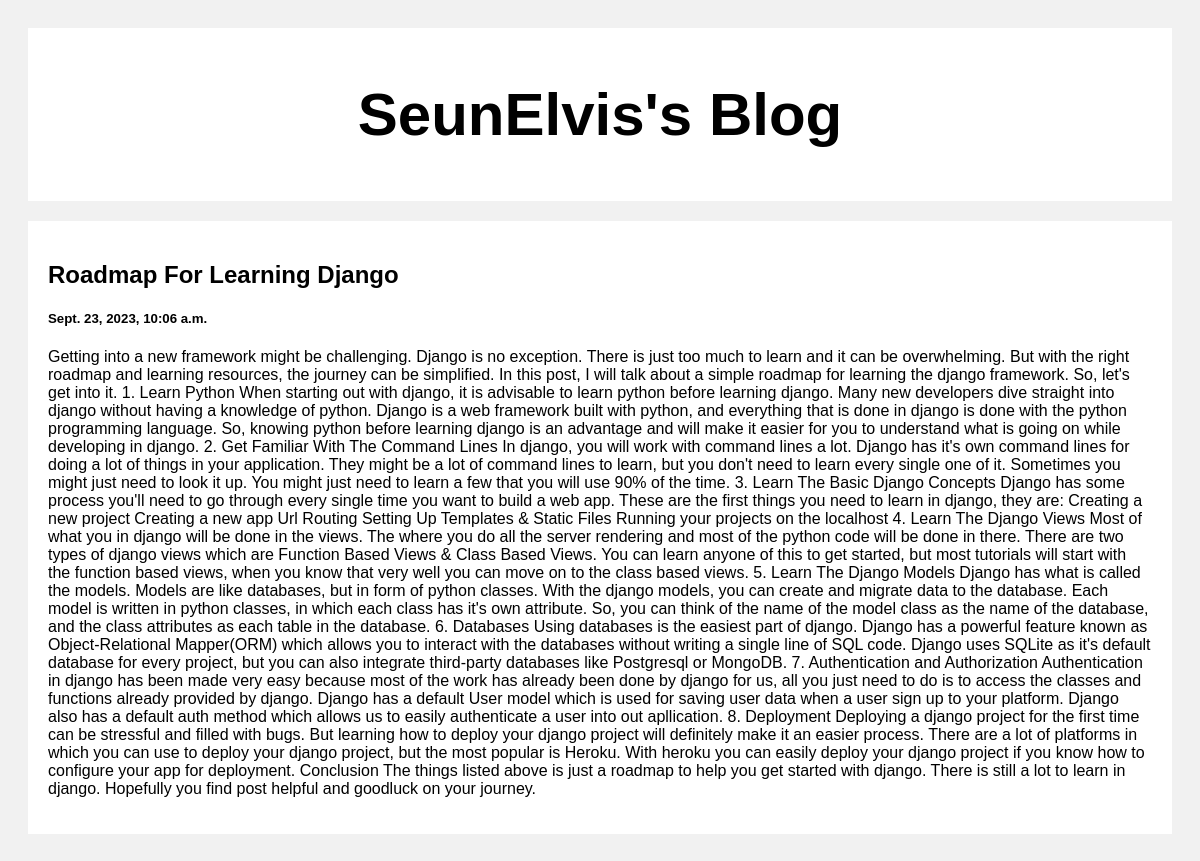
The app's page /post/4 with its own data.
### post/models.py (models this page shows)
class Post(models.Model):
    title = models.CharField(max_length=100)
    body = models.CharField(max_length=100000000)
    created_at = models.DateTimeField(default=datetime.now, blank=True)

### post/views.py (the view)
# urls.py: path('', include('post.urls'))
def post(request, pk):
    posts = Post.objects.get(id=pk)
    return render(request, 'posts.html', {'posts': posts})

### templates/posts.html (shortened to what this page needs)
<!DOCTYPE html>
<html>
<head>
</head>
<body>
<div class="header">
  <h2>SeunElvis's Blog</h2>
</div>
<div class="row">
  <div class="leftcolumn">
    <div class="card">
        <h2>{{posts.title}}</h2>
        <h5>{{posts.created_at}}</h5>
        <p>{{posts.body}}</p>
    </div>
  </div>
</div>
</body>
</html>

### templates/posts.html (style rules this page uses)
* { box-sizing: border-box; }
body { font-family: Arial; padding: 20px; background: #f1f1f1; }
.header { padding: 2px; font-size: 40px; text-align: center; background: white; }
.leftcolumn { float: left; width: 100%; }
.card { background-color: white; padding: 20px; margin-top: 20px; }
.row:after { content: ""; display: table; clear: both; }

### records on screen
Post: title "Roadmap For Learning Django", created_at "Sept. 23, 2023, 10:06 a.m.", body "Getting into a new framework might be challenging. Django is no exception. There is just too much to learn and it can be overwhelming. But with the right roadmap and learning resources, the journey can be simplified. In this post, I will talk about a simple roadmap for learning the django framework. So, let's get into it. 1. Learn Python When starting out with django, it is advisable to learn python before learning django. Many new developers dive straight into django without having a knowledge of python. Django is a web framework built with python, and everything that is done in django is done with the python programming language. So, knowing python before learning django is an advantage…"
